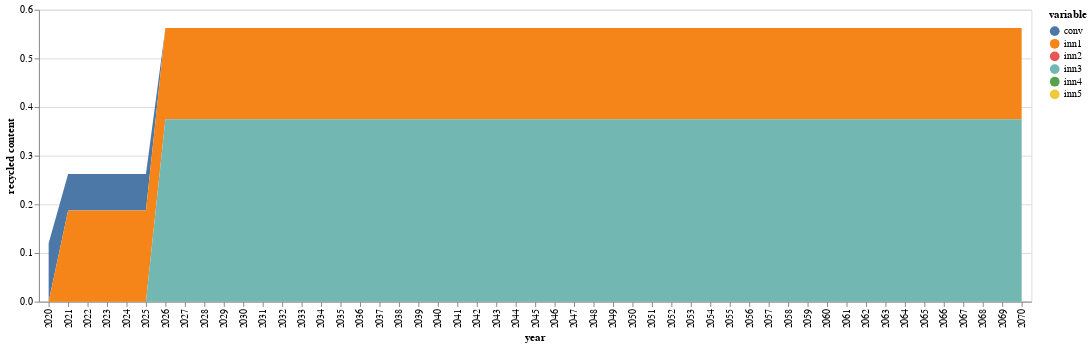

Notebook code cell kept with this figure:
### Code cell
function conventional(t)
    return initial[1,5]*(1-sum(JuMP.values.(xk)[k] for k in 1:nrow(compromise) if t>JuMP.values.(tk)[k]))
end

function innovation(i,t)
    if i==1
        return sum(JuMP.values.(xk)[k]*(compromise[k,5]) for k=1:mapki[i,2] if t>JuMP.values.(tk)[k])
    else
        return sum(JuMP.values.(xk)[k]*(compromise[k,5]) for k=mapki[i-1,2]:mapki[i,2] if t>JuMP.values.(tk)[k])
    end
end

conv=zeros(51)

conv[1]=initial[1,5]
inn_co2=zeros(5,51)

for inn in 1:5
    inn_co2[inn,1]=0
end

for i in 2:51
    conv[i]=conventional(i)
    for inn in 1:5
        inn_co2[inn,i]=innovation(inn,i)
    end
end
conv

sNames = ["conv","inn1","inn2","inn3","inn4","inn5"]
xLabels = []
for i in 2020:2070
    push!(xLabels,string(i))
end

df = DataFrame(year=xLabels, conv=conv, inn1=inn_co2[1,:],inn2=inn_co2[2,:],inn3=inn_co2[3,:],inn4=inn_co2[4,:],inn5=inn_co2[5,:])

df |> stack |> @vlplot(:area, x=:year, y={:value, stack=:zero, title="recycled content"}, color="variable:n",ylab="circularity")

### Figure 1 — Vega-Lite specification as saved in the notebook (floating-point values rounded to 4 significant figures; data arrays with more than 128 entries replaced by an {"elided": "..."} marker saying what was removed)
{"data": {"values": {"elided": "306 records"}}, "encoding": {"color": {"field": "variable", "type": "nominal"}, "x": {"field": "year"}, "y": {"field": "value", "stack": "zero", "title": "recycled content", "type": "quantitative"}}, "mark": "area", "ylab": "circularity"}
